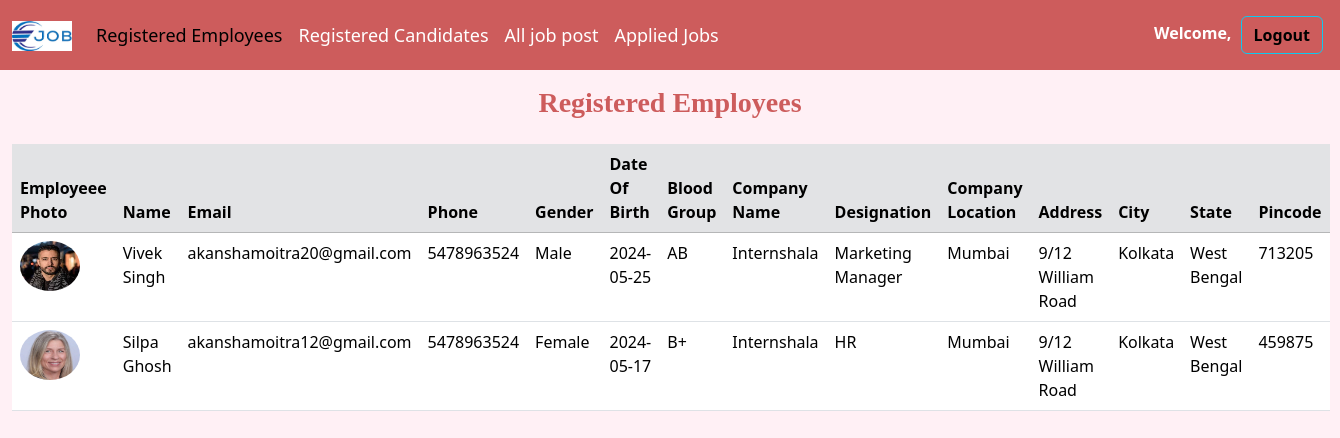
Page /dashboard.php on the committed database.
### tables this page shows
CREATE TABLE `employee_details` (
  `Id` int(20) NOT NULL,
  `Emp_id` int(20) NOT NULL,
  `Name` varchar(50) NOT NULL,
  `Email` varchar(50) NOT NULL,
  `Phone` varchar(20) NOT NULL,
  `City` varchar(50) NOT NULL,
  `Gender` varchar(20) NOT NULL,
  `Designation` varchar(50) NOT NULL,
  `Company_name` varchar(100) NOT NULL,
  `Company_location` varchar(100) NOT NULL,
  `DOB` varchar(20) NOT NULL,
  `Blood_Group` varchar(20) NOT NULL,
  `Address` varchar(255) NOT NULL,
  `State` varchar(50) NOT NULL,
  `Pincode` varchar(20) NOT NULL,
  `Employee_photo` varchar(100) NOT NULL
);

### dashboard.php (the view, shortened to what this page needs)
<!DOCTYPE html>
    <html>
        <head>
            <link href="https://cdn.jsdelivr.net/npm/bootstrap@5.3.3/dist/css/bootstrap.min.css" rel="stylesheet"
>
<link rel="stylesheet" href="https://unpkg.com/bs-brain@2.0.3/components/logins/login-9/assets/css/login-9.css">
<link href="https://cdn.datatables.net/v/bs5/jq-3.7.0/dt-2.0.7/b-3.0.2/b-html5-3.0.2/datatables.min.css" rel="stylesheet">
</head>
<body style="background-color:#FFF0F5;">
<nav class="navbar navbar-expand-lg" style=" background-color:#CD5C5C;">
  <div class="container-fluid">
    <a class="navbar-brand">
    <img src="job.png" alt="Logo" width="60" height="30" class="d-inline-block align-text-top" />
    </a>
    <div class="collapse navbar-collapse" id="navbarText">
      <ul class="navbar-nav me-auto mb-2 mb-lg-0">
        <li class="nav-item">
          <a class="nav-link active" href="dashboard.php">Registered Employees</a>
        </li>
        <li class="nav-item">
          <a class="nav-link" href="reg_can.php">Registered Candidates</a>
        </li>
        <li class="nav-item">
          <a class="nav-link" href="all_job.php">All job post</a>
        </li>
        <li class="nav-item">
          <a class="nav-link" href="can_apply_job.php">Applied Jobs</a>
        </li>
</ul>
<span class="navbar-text">
         <p class="fw-bold" style="color:white;">Welcome, <?php echo $_SESSION['Admin_name'];?></p>
        <a type="button" class="btn btn-outline-info fw-bold" href="admin_logout.php">Logout</a>
        </span>
</div>
</div>
</nav>
<div class="container py-3">
<section class="content-header">
      <div class="container">
        <div class="row">
          <div class="col-md-12 text-center latest-job margin-bottom-20">
            <h3 class="fw-bold" style="font-family: Garamond, serif; color:IndianRed;">Registered Employees</h3>
</div>
</section>
</div>
<div class="container-fluid">
<table class="table" id="datatable">
  <thead>
    <tr>
      <th scope="col" class="table-secondary">Employeee Photo</th>
      <th scope="col" class="table-secondary">Name</th>
      <th scope="col" class="table-secondary">Email</th>
      <th scope="col" class="table-secondary">Phone</th>
      <th scope="col" class="table-secondary">Gender</th>
      <th scope="col" class="table-secondary">Date Of Birth</th>
      <th scope="col" class="table-secondary">Blood Group</th>
      <th scope="col" class="table-secondary">Company Name</th>
      <th scope="col" class="table-secondary">Designation</th>
      <th scope="col" class="table-secondary">Company Location</th>
      <th scope="col" class="table-secondary">Address</th>
      <th scope="col" class="table-secondary">City</th>
      <th scope="col" class="table-secondary">State</th>
      <th scope="col" class="table-secondary">Pincode</th>
    </tr>
  </thead>
  <tbody>
  <?php
include 'connect.php';
$sql = "select emp.*,emp_d.* from employee_details emp_d
inner join employee_register emp on emp.Id = emp_d.Emp_id";
$result = $conn->query($sql);
while ($total = $result->fetch_assoc()) {
    echo "<tr>
    <td><img src='Candidate_photo/".$total['Employee_photo']."' alt='Employee Photo' width='60' height='50' class='rounded-circle'></td>
    <td>".$total['Name']."</td>
    <td>".$total['Email']."</td>
    <td>".$total['Phone']."</td>
    <td>".$total['Gender']."</td>
    <td>".$total['DOB']."</td>
    <td>".$total['Blood_Group']."</td>
    <td>".$total['Company_name']."</td>
    <td>".$total['Designation']."</td>
    <td>".$total['Company_location']."</td>
    <td>".$total['Address']."</td>
    <td>".$total['City']."</td>
    <td>".$total['State']."</td>
    <td>".$total['Pincode']."</td>
    </tr>";
}
?>
  </tbody>
</table>
</div>
</body>
</html>

### dashboard.php (style rules this page uses)
.nav-link { color:white; font-size:18px; }
.navbar-text p, .navbar-text a { display: inline; margin-right: 5px; }

### rows in the picture
employee_details: Employee_photo (picture), Name "Vivek Singh", Email "akanshamoitra20@gmail.com", Phone "5478963524", Gender "Male", DOB "2024-05-25", Blood_Group "AB", Company_name "Internshala", Designation "Marketing Manager", Company_location "Mumbai", Address "9/12 William Road", City "Kolkata", State "West Bengal", Pincode "713205"
employee_details: Employee_photo (picture), Name "Silpa Ghosh", Email "akanshamoitra12@gmail.com", Phone "5478963524", Gender "Female", DOB "2024-05-17", Blood_Group "B+", Company_name "Internshala", Designation "HR", Company_location "Mumbai", Address "9/12 William Road", City "Kolkata", State "West Bengal", Pincode "459875"
